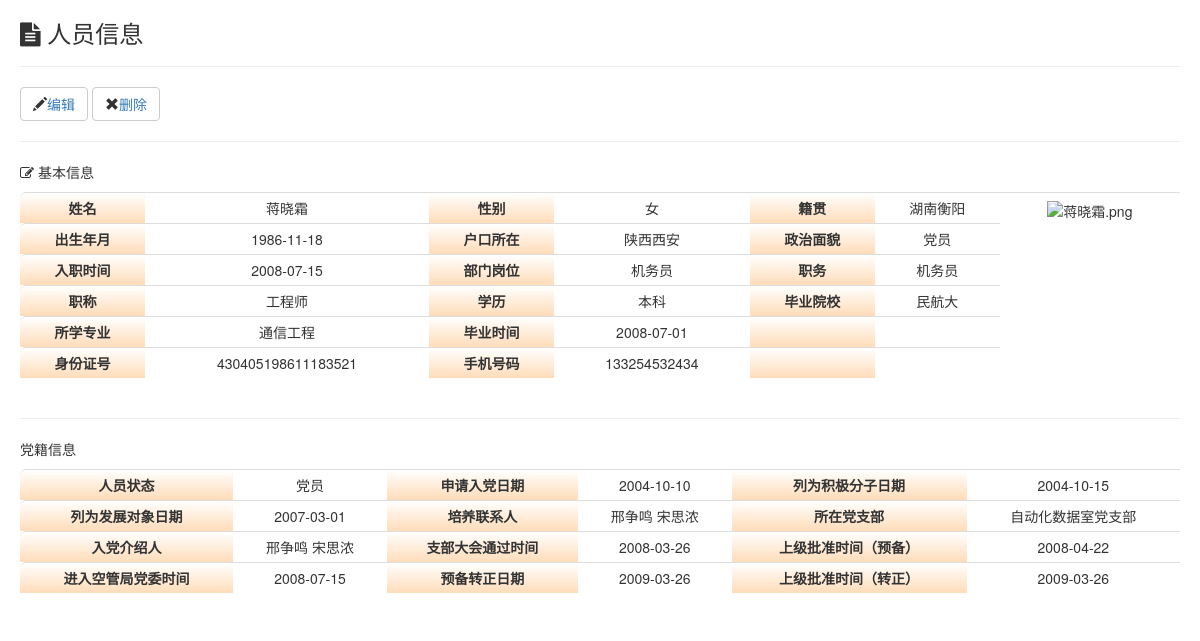
The app's page /person_detail.php?name=蒋晓霜 (signed in) with its own data.
### tables this page shows
CREATE TABLE `person` (
  `id` int(10) NOT NULL COMMENT '序列号',
  `name` varchar(20) NOT NULL COMMENT '姓名',
  `applicationTime` date DEFAULT NULL COMMENT '申请入党时间',
  `activistTime` date DEFAULT NULL COMMENT '积极分子时间',
  `developmentTime` date DEFAULT NULL COMMENT '发展对象时间',
  `remark` text COMMENT '备注',
  `gen` varchar(10) NOT NULL COMMENT '性别',
  `native` varchar(30) NOT NULL COMMENT '籍贯',
  `birth` date NOT NULL COMMENT '出生年月',
  `household` varchar(30) NOT NULL COMMENT '户口所在',
  `type` varchar(10) NOT NULL COMMENT '政治面貌',
  `workTime` date NOT NULL COMMENT '入职时间',
  `sector` varchar(40) NOT NULL COMMENT '部门岗位',
  `position` varchar(40) NOT NULL COMMENT '职务',
  `techTitle` varchar(20) NOT NULL COMMENT '职称',
  `eduBackground` varchar(20) NOT NULL COMMENT '学历',
  `school` varchar(50) NOT NULL COMMENT '毕业院校',
  `major` varchar(50) NOT NULL COMMENT '专业',
  `graduationTime` date NOT NULL COMMENT '毕业时间',
  `idCard` varchar(30) NOT NULL COMMENT '身份证号',
  `cell` varchar(20) DEFAULT NULL COMMENT '手机',
  `branch` varchar(20) NOT NULL COMMENT '所在党支部',
  `trainner` varchar(10) DEFAULT NULL COMMENT '培养人',
  `introducer` varchar(10) DEFAULT NULL COMMENT '入党介绍人',
  `agreeTime` date DEFAULT NULL COMMENT '支部大会通过时间',
  `probationaryTime` date DEFAULT NULL COMMENT '预备日期',
  `preregularTime` date DEFAULT NULL COMMENT '预备转正日期',
  `regularTime` date DEFAULT NULL COMMENT '转正日期',
  `authorityCode` int(10) NOT NULL DEFAULT '99' COMMENT '权限码',
  `password` varchar(20) NOT NULL DEFAULT '123456' COMMENT '密码'
);

### person_detail.php (the view, shortened to what this page needs)
<!DOCTYPE HTML PUBLIC "-//W3C//DTD HTML 4.01//EN" "http://www.w3.org/TR/html4/strict.dtd">
<html>
<head>
    <link rel="stylesheet" href="./fonts/font-awesome/css/font-awesome.min.css">
    <link href="./css/bootstrap.css" rel="stylesheet">
    <link href="./css/bootstrap-treeview.css" rel="stylesheet">
</head>
<body>
<?php
    $name = isset($_GET['name']) ? $_GET['name'] : NULL;
    $type = isset($_GET['type']) ? $_GET['type'] : NULL;
    $branch = isset($_GET['branch']) ? $_GET['branch'] : NULL;
    require_once 'db_login.php';
    $conn = new mysqli($db_hostname, $db_username, $db_password, $db_database);
    mysqli_set_charset($conn, 'utf8');
    $query = "select * FROM person WHERE `name` = '" . $name . "'";
    $result = $conn->query($query);
    $person = $result->fetch_array();
?>
<div id="container">
    <div id="content">
        <h3><i class="fa fa-file-text"></i>&nbsp;人员信息</h3>
        <hr>
        <div class="col-md-12">
            <div class="row">
                <button type="button" class="btn btn-default">
                    <span class="glyphicon glyphicon-pencil" aria-hidden="true"></span><a href="person_edit.php?name=<?php echo $name?>&type=<?php echo $type?>&branch=<?php echo $branch?>">编辑</a>
                </button>
                <button type="button" class="btn btn-default">
                    <span class="glyphicon glyphicon-remove" aria-hidden="true"></span><a href="person_delete.php?name=<?php echo $name?>&type=<?php echo $type?>&branch=<?php echo $branch?>">删除</a>
                </button>
            </div>
        </div>
        <div class="row">
            <div class="col-md-12">
                <hr>
                <p><i class="fa fa-edit"></i>&nbsp;基本信息</p>
                <table class="table table-condensed" align="center">
                    <tr>
                        <th class="warning">姓名</th>
                        <td><?php echo $person['name'] ?></td>
                        <th class="warning">性别</th>
                        <td><?php echo $person['gen'] ?></td>
                        <th class="warning">籍贯</th>
                        <td><?php echo $person['native'] ?></td>
                        <td rowspan="6" colspan="2"><img src="images/photos/<?php echo $person['name'] ?>.png" alt="<?php echo $person['name'] ?>.png"/></td>
                    </tr>
                    <tr>
                        <th class="warning">出生年月</th>
                        <td><?php echo $person['birth'] ?></td>
                        <th class="warning">户口所在</th>
                        <td><?php echo $person['household'] ?></td>
                        <th class="warning">政治面貌</th>
                        <td><?php echo $person['type'] ?></td>
                    </tr>
                    <tr>
                        <th class="warning">入职时间</th>
                        <td><?php echo $person['workTime'] ?></td>
                        <th class="warning">部门岗位</th>
                        <td><?php echo $person['sector'] ?></td>
                        <th class="warning">职务</th>
                        <td><?php echo $person['position'] ?></td>
                    </tr>
                    <tr>
                        <th class="warning">职称</th>
                        <td><?php echo $person['techTitle'] ?></td>
                        <th class="warning">学历</th>
                        <td><?php echo $person['eduBackground'] ?></td>
                        <th class="warning">毕业院校</th>
                        <td><?php echo $person['school'] ?></td>
                    </tr>
                    <tr>
                        <th class="warning">所学专业</th>
                        <td><?php echo $person['major'] ?></td>
                        <th class="warning">毕业时间</th>
                        <td><?php echo $person['graduationTime'] ?></td>
                        <th class="warning"></th>
                        <td></td>
                    </tr>
                    <tr>
                        <th class="warning">身份证号</th>
                        <td><?php echo $person['idCard'] ?></td>
                        <th class="warning">手机号码</th>
                        <td><?php echo $person['cell'] ?></td>
                        <th class="warning"></th>
                        <td></td>
                    </tr>
                </table>
                <div class="row">
                    <div class="col-md-12">
                        <hr>
                        <p>党籍信息</p>
                        <table class="table table-condensed" align="center">
                            <tr>
                                <th class="warning">人员状态</th>
                                <td><?php echo $person['type'] ?></td>
                                <th class="warning">申请入党日期</th>
                                <td><?php echo $person['applicationTime'] ?></td>
                                <th class="warning">列为积极分子日期</th>
                                <td><?php echo $person['activistTime'] ?></td>
                            </tr>
                            <tr>
                                <th class="warning">列为发展对象日期</th>
                                <td><?php echo $person['developmentTime'] ?></td>
                                <th class="warning">培养联系人</th>
                                <td><?php echo $person['trainner'] ?></td>
                                <th class="warning">所在党支部</th>
                                <td><?php echo $person['branch'] ?></td>
                            </tr>
                            <tr>
                                <th class="warning">入党介绍人</th>
                                <td><?php echo $person['introducer'] ?></td>
                                <th class="warning">支部大会通过时间</th>
                                <td><?php echo $person['agreeTime'] ?></td>
                                <th class="warning">上级批准时间（预备）</th>
                                <td><?php echo $person['probationaryTime'] ?></td>
                            </tr>
                            <tr>
                                <th class="warning">进入空管局党委时间</th>
                                <td><?php echo $person['workTime'] ?></td>
                                <th class="warning">预备转正日期</th>
                                <td><?php echo $person['preregularTime'] ?></td>
                                <th class="warning">上级批准时间（转正）</th>
                                <td><?php echo $person['regularTime'] ?></td>
                            </tr>
                        </table>
                    </div>
                </div>
            </div>
        </div>
    </div>
</div>
</body>
</html>

### person_detail.php (style rules this page uses)
#content { float: center; margin-left: 20px; margin-right: 20px; }
table { border-collapse: separate; *border-collapse: collapse; border-spacing: 0; }
th { padding: 10px; text-align: center; background-color: #FF9999; background: -ms-linear-gradient(top, #fff, #ffdcb9); background:-moz-linear-gradient(top,#b8c4cb,#f6f6f8); background:-webkit-gradient(linear, 0% 0%, 0% 100%,from(#b8c4cb), to(#f6f6f8)); background: -webkit-gradient(linear, 0% 0%, 0% 100%, from(#fff), to(#ffdcb9)); background: -webkit-linear-gradient(top, #fff, #ffdcb9); background: -o-linear-gradient(top, #fff, #ffdcb9); }
td { text-align: center; }
th:first-child { border-radius: 6px 0 0 0; }
tr:last-child td:last-child { border-radius: 0 0 6px 0; }

### records on screen
person: name "蒋晓霜", gen "女", native "湖南衡阳", birth "1986-11-18", household "陕西西安", type "党员", workTime "2008-07-15", sector "机务员", position "机务员", techTitle "工程师", eduBackground "本科", school "民航大", major "通信工程", graduationTime "2008-07-01", idCard "430405198611183521", cell "133254532434", applicationTime "2004-10-10", activistTime "2004-10-15", developmentTime "2007-03-01", trainner "邢争鸣 宋思浓", branch "自动化数据室党支部", introducer "邢争鸣 宋思浓", agreeTime "2008-03-26", probationaryTime "2008-04-22", preregularTime "2009-03-26", regularTime "2009-03-26"
